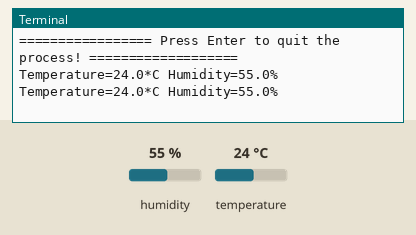
The program below on a simulated Raspberry Pi (BCM pin numbers). Parts: the last lines printed to the terminal. Inputs (shaded band) come from the test bench; at power-on: humidity 55 %, temperature 24 °C. Threads take turns every 2 ms.

Above: at 1.2 s.
1.3 s: humidity set to 22 %
At 2.0 s:
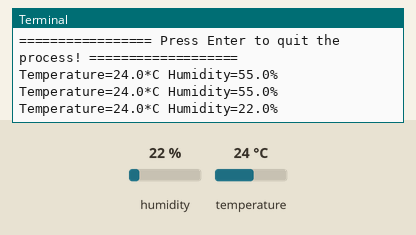
2.8 s: temperature set to 12 °C
At 3.6 s:
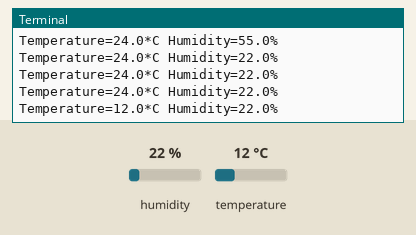
4.3 s: humidity set to 40 %
At 4.3 s:
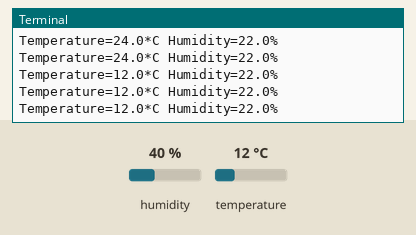
Timing chart, 0 to 7.3 s (numbered marks = the images above; inputs shaded):
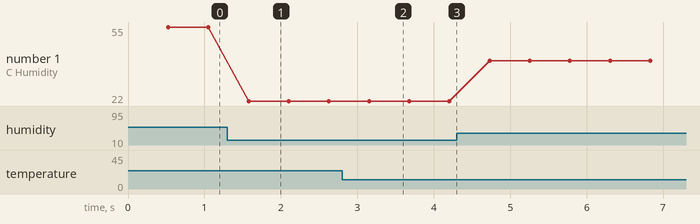

The program:

dht22.py
```python
#!/usr/bin/python3
import threading as th
import Adafruit_DHT
DHT_SENSOR = Adafruit_DHT.DHT22
#DHT_PIN = 18 ## GPIO18
DHT_PIN = 26
keep_going = True
def key_capture_thread():
    global keep_going
    input()
    keep_going = False

def detecting():
    print('================= Press Enter to quit the process! ===================')
    th.Thread(target=key_capture_thread, args=(), name='key_capture_thread', daemon=True).start()
    while keep_going:
        humidity, temperature = Adafruit_DHT.read_retry(DHT_SENSOR, DHT_PIN)
        if (humidity is not None) & (temperature is not None):
            print('Temperature={0:0.1f}*C Humidity={1:0.1f}%'.format(temperature, humidity))
        else:
            print('Failed to retrieve data from DHT sensor')
            break
    th.Thread(target = key_capture_thread, name='key_capture_thread')._stop()

detecting()
```

Measured:
- after the input at 1.3 s, the terminal: prints a new line after 0.28 s (image 1)
- after the input at 2.8 s, the terminal: prints a new line after 0.35 s (image 2)
- plotted number 1: 55 → 22 after the input at 1.3 s, 22 → 40 after the input at 4.3 s
